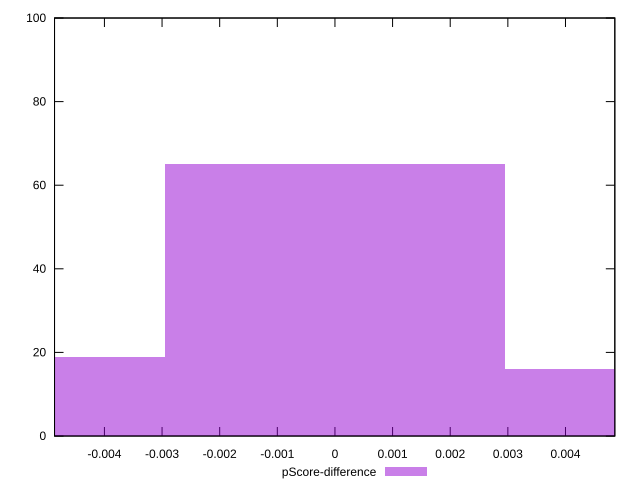

Recreate this plot in gnuplot.
reset

$pScoreDifference <<EOF
0 65
-0.005892648817081185 19
0.005892648817081185 16
EOF

set key outside below
set boxwidth 0.005892648817081185
set xrange [-0.004865596677968931:0.0048561057581643086]
set yrange [0:100]
set trange [0:100]
set style fill transparent solid 0.5 noborder
set terminal svg size 640, 490 enhanced background rgb 'white'
set output "report_00009_2021-02-08T22-37-41.559Z/first-meaningful-paint/samples/pages/pScore-difference/histogram.svg"

plot $pScoreDifference title "pScore-difference" with boxes

reset
